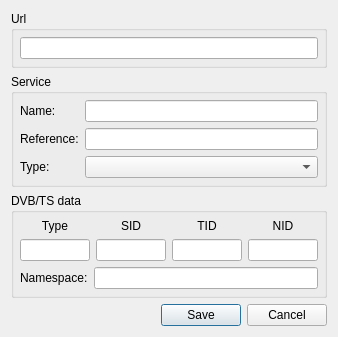
<?xml version="1.0" encoding="UTF-8"?>
<ui version="4.0">
 <class>iptv_service_dialog</class>
 <widget class="QDialog" name="iptv_service_dialog">
  <property name="geometry">
   <rect>
    <x>0</x>
    <y>0</y>
    <width>300</width>
    <height>380</height>
   </rect>
  </property>
  <property name="windowTitle">
   <string>E2Toolkit [IPTV service]</string>
  </property>
  <property name="modal">
   <bool>true</bool>
  </property>
  <layout class="QGridLayout" name="main_dialog_layout">
   <property name="sizeConstraint">
    <enum>QLayout::SetFixedSize</enum>
   </property>
   <item row="0" column="0">
    <layout class="QVBoxLayout" name="dialog_layout">
     <item>
      <widget class="QGroupBox" name="url_group_box">
       <property name="title">
        <string>Url</string>
       </property>
       <layout class="QHBoxLayout" name="url_layout">
        <property name="leftMargin">
         <number>6</number>
        </property>
        <property name="topMargin">
         <number>6</number>
        </property>
        <property name="rightMargin">
         <number>6</number>
        </property>
        <property name="bottomMargin">
         <number>6</number>
        </property>
        <item>
         <widget class="QLineEdit" name="url_edit"/>
        </item>
       </layout>
      </widget>
     </item>
     <item>
      <widget class="QGroupBox" name="service_group_box">
       <property name="title">
        <string>Service</string>
       </property>
       <layout class="QFormLayout" name="service_layout">
        <property name="leftMargin">
         <number>6</number>
        </property>
        <property name="topMargin">
         <number>6</number>
        </property>
        <property name="rightMargin">
         <number>6</number>
        </property>
        <property name="bottomMargin">
         <number>6</number>
        </property>
        <item row="0" column="0">
         <widget class="QLabel" name="name_label">
          <property name="text">
           <string>Name:</string>
          </property>
         </widget>
        </item>
        <item row="0" column="1">
         <widget class="QLineEdit" name="name_edit">
          <property name="minimumSize">
           <size>
            <width>180</width>
            <height>0</height>
           </size>
          </property>
         </widget>
        </item>
        <item row="1" column="0">
         <widget class="QLabel" name="ref_label">
          <property name="text">
           <string>Reference:</string>
          </property>
         </widget>
        </item>
        <item row="1" column="1">
         <widget class="QLineEdit" name="ref_edit">
          <property name="minimumSize">
           <size>
            <width>180</width>
            <height>0</height>
           </size>
          </property>
         </widget>
        </item>
        <item row="2" column="0">
         <widget class="QLabel" name="type_label">
          <property name="text">
           <string>Type:</string>
          </property>
         </widget>
        </item>
        <item row="2" column="1">
         <widget class="QComboBox" name="type_combo_box">
          <property name="minimumSize">
           <size>
            <width>180</width>
            <height>0</height>
           </size>
          </property>
         </widget>
        </item>
       </layout>
      </widget>
     </item>
     <item>
      <widget class="QGroupBox" name="dvb_group_box">
       <property name="title">
        <string>DVB/TS data</string>
       </property>
       <layout class="QVBoxLayout" name="dvb_data_box_layout">
        <property name="leftMargin">
         <number>6</number>
        </property>
        <property name="topMargin">
         <number>6</number>
        </property>
        <property name="rightMargin">
         <number>6</number>
        </property>
        <property name="bottomMargin">
         <number>6</number>
        </property>
        <item>
         <layout class="QGridLayout" name="dvb_data_layout">
          <item row="0" column="3">
           <widget class="QLabel" name="nid_label">
            <property name="text">
             <string notr="true">NID</string>
            </property>
            <property name="alignment">
             <set>Qt::AlignCenter</set>
            </property>
           </widget>
          </item>
          <item row="0" column="2">
           <widget class="QLabel" name="tid_label">
            <property name="text">
             <string notr="true">TID</string>
            </property>
            <property name="alignment">
             <set>Qt::AlignCenter</set>
            </property>
           </widget>
          </item>
          <item row="0" column="0">
           <widget class="QLabel" name="dvb_type_label">
            <property name="text">
             <string>Type</string>
            </property>
            <property name="alignment">
             <set>Qt::AlignCenter</set>
            </property>
           </widget>
          </item>
          <item row="1" column="0">
           <widget class="QLineEdit" name="dvb_type_edit">
            <property name="maximumSize">
             <size>
              <width>70</width>
              <height>16777215</height>
             </size>
            </property>
           </widget>
          </item>
          <item row="1" column="1">
           <widget class="QLineEdit" name="sid_edit">
            <property name="maximumSize">
             <size>
              <width>70</width>
              <height>16777215</height>
             </size>
            </property>
           </widget>
          </item>
          <item row="1" column="2">
           <widget class="QLineEdit" name="tid_edit">
            <property name="maximumSize">
             <size>
              <width>70</width>
              <height>16777215</height>
             </size>
            </property>
           </widget>
          </item>
          <item row="1" column="3">
           <widget class="QLineEdit" name="nid_edit">
            <property name="maximumSize">
             <size>
              <width>70</width>
              <height>16777215</height>
             </size>
            </property>
           </widget>
          </item>
          <item row="0" column="1">
           <widget class="QLabel" name="sid_label">
            <property name="text">
             <string>SID</string>
            </property>
            <property name="alignment">
             <set>Qt::AlignCenter</set>
            </property>
           </widget>
          </item>
         </layout>
        </item>
        <item>
         <layout class="QHBoxLayout" name="namespace_layout">
          <item>
           <widget class="QLabel" name="namespace_label">
            <property name="text">
             <string>Namespace:</string>
            </property>
           </widget>
          </item>
          <item>
           <widget class="QLineEdit" name="namespace_edit">
            <property name="minimumSize">
             <size>
              <width>180</width>
              <height>0</height>
             </size>
            </property>
           </widget>
          </item>
         </layout>
        </item>
       </layout>
      </widget>
     </item>
    </layout>
   </item>
   <item row="1" column="0">
    <widget class="QDialogButtonBox" name="button_box">
     <property name="orientation">
      <enum>Qt::Horizontal</enum>
     </property>
     <property name="standardButtons">
      <set>QDialogButtonBox::Cancel|QDialogButtonBox::Save</set>
     </property>
    </widget>
   </item>
  </layout>
 </widget>
 <resources/>
 <connections>
  <connection>
   <sender>button_box</sender>
   <signal>rejected()</signal>
   <receiver>iptv_service_dialog</receiver>
   <slot>reject()</slot>
   <hints>
    <hint type="sourcelabel">
     <x>316</x>
     <y>260</y>
    </hint>
    <hint type="destinationlabel">
     <x>286</x>
     <y>274</y>
    </hint>
   </hints>
  </connection>
  <connection>
   <sender>button_box</sender>
   <signal>accepted()</signal>
   <receiver>iptv_service_dialog</receiver>
   <slot>accept()</slot>
   <hints>
    <hint type="sourcelabel">
     <x>248</x>
     <y>254</y>
    </hint>
    <hint type="destinationlabel">
     <x>157</x>
     <y>274</y>
    </hint>
   </hints>
  </connection>
 </connections>
</ui>
